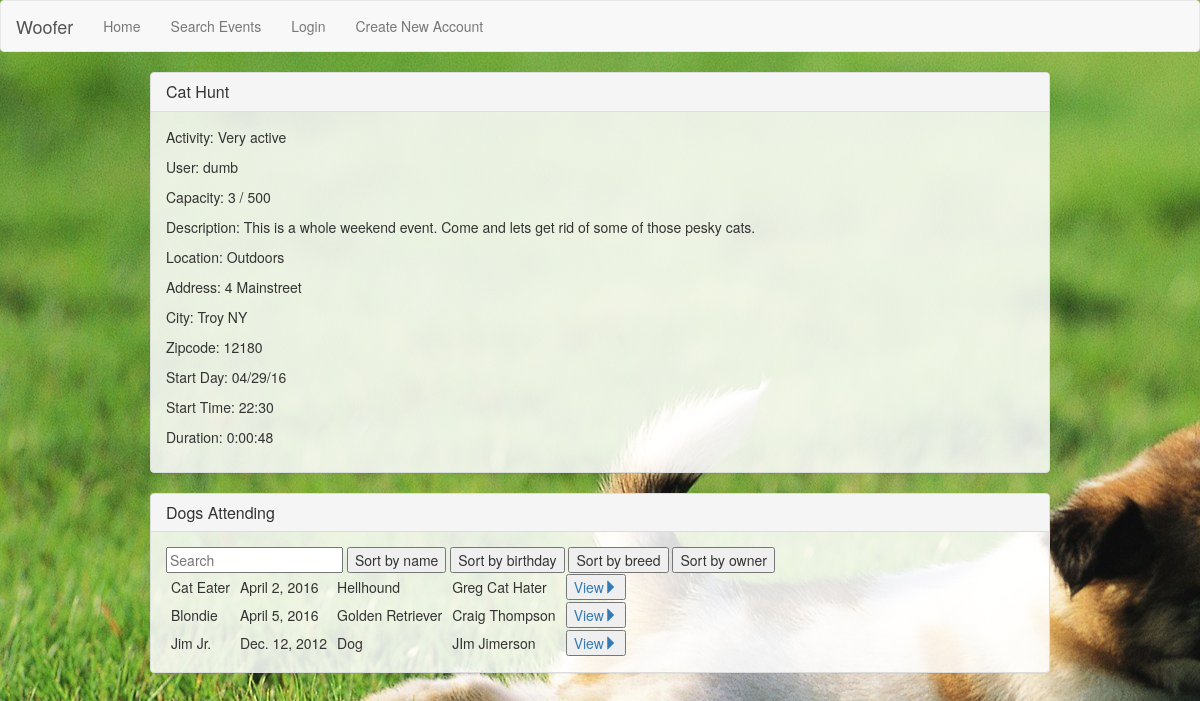
The page /event_view/19/ on the database its author committed.
### woofer/models.py (models this page shows, shortened)
class Event(models.Model):
    id = models.AutoField(primary_key=True)
    name = models.CharField(max_length=50)
    user = models.ForeignKey(User, on_delete=models.CASCADE)
    address = models.CharField(max_length=100)
    city = models.CharField(max_length=30)
    zipcode = models.IntegerField()
    start_day = models.DateField(auto_now=False, auto_now_add=False)
    start_time = models.TimeField(auto_now=False, auto_now_add=False)
    duration = models.DurationField()
    description = models.TextField()
    attendance_cap = models.IntegerField(default=0,
                                         validators=[validate_greater_than_or_equal_zero])
    INDOOR = 'I'
    OUTDOOR = 'O'
    LOCATION_CHOICES = (
        (INDOOR, 'Indoors'),
        (OUTDOOR, 'Outdoors')
        )
    location = models.CharField(max_length=1, choices=LOCATION_CHOICES)
    LOW = 'LO'
    MEDIUM = 'MD'
    HIGH = 'HI'
    ACTIVITY_CHOICES = (
        (LOW, 'Not active'),
        (MEDIUM, 'Somewhat active'),
        (HIGH, 'Very active')
        )
    activity = models.CharField(max_length=2, choices=ACTIVITY_CHOICES)
    def get_formatted_date(self):
        if self.start_day:
            return self.start_day.strftime("%m/%d/%y")
    def get_formatted_time(self):
        if self.start_time:
            return self.start_time.strftime("%H:%M")

class Dog(models.Model):
    id = models.AutoField(primary_key=True)
    name = models.CharField(max_length=100)
    owner = models.ForeignKey(User, on_delete=models.CASCADE)
    birthday = models.DateField(auto_now=False, auto_now_add=False, blank=True,
                                null=True, validators=[validate_date])
    weight = models.IntegerField(blank=True, null=True)
    breed = models.CharField(max_length=100, blank=True, null=True)
    potty_trained = models.BooleanField()
    bio = models.TextField(blank=True, null=True)
    LOW = 'LO'
    MEDIUM = 'MD'
    HIGH = 'HI'
    ACTIVITY_CHOICES = (
        (LOW, 'Not active'),
        (MEDIUM, 'Somewhat active'),
        (HIGH, 'Very active')
        )
    TEMPERAMENT_CHOICES = (
        (LOW, 'Prefers to be left alone'),
        (MEDIUM, 'Good with small groups'),
        (HIGH, 'Good with any size groups')
        )
    activity = models.CharField(max_length=2, choices=ACTIVITY_CHOICES)
    temperament_kids = models.CharField(max_length=2, choices=TEMPERAMENT_CHOICES)
    temperament_dogs = models.CharField(max_length=2, choices=TEMPERAMENT_CHOICES)
    temperament_strangers = models.CharField(max_length=2, choices=TEMPERAMENT_CHOICES)

### woofer/views/event_views.py (the view)
# urls.py: url(r'^event_view/(?P<eventid>[0-9]+)/$', event_views.view_event, name='view-event'),
def view_event(request, eventid):
    event = Event.objects.annotate(Count('eventattendance')).get(id=eventid)
    dog_ids = EventAttendance.objects.all().filter(event_id=event.id).values('dog')
    dogs = Dog.objects.all().filter(id__in=dog_ids)
    attend_form = None
    remove_form = None
    if request.user.is_authenticated():
        attend_form = EventAttendanceForm(request.user, event)
        remove_form = RemoveAttendanceForm(request.user, event)
    return render(request, 'woofer/events/event_details.html',
                  {
                      'event' : event,
                      'dogs' : dogs,
                      'attend_form' : attend_form,
                      'remove_form' : remove_form
                  })

### woofer/templates/woofer/events/event_details.html (shortened to what this page needs)
{% extends 'woofer/pageframe.html' %}
{% block content %}
<div class="panel panel-default">
  <div class="panel-heading">
    <h3 class="panel-title">{{ event.name }}</h3>
  </div>
    <div class="panel-body">
      <p>Activity: {{ event.get_activity_display }}</p>
      <p>User: {{ event.user }}</p>
      <p>Capacity: {{ event.eventattendance__count }} / {{ event.attendance_cap }}</p>
      <p>Description: {{ event.description }}</p>
      <p>Location: {{ event.get_location_display }}</p>
      <p>Address: {{ event.address }}</p>
      <p>City: {{ event.city }}</p>
      <p>Zipcode: {{  event.zipcode }}</p>
      <p>Start Day: {{ event.get_formatted_date }}</p>
      <p>Start Time: {{ event.get_formatted_time }}</p>
      <p>Duration: {{ event.duration }}</p>
  </div>
</div>
<div class="panel panel-default">
  <div class="panel-heading">
    <h3 class="panel-title">Dogs Attending</h3>
  </div>
  <div class="panel-body">
      <div id="dogs">
        <input class="search" placeholder="Search" />
        <button class="sort" data-sort="name">Sort by name</button>
        <button class="sort" data-sort="birthday">Sort by birthday</button>
        <button class="sort" data-sort="breed">Sort by breed</button>
        <button class="sort" data-sort="owner">Sort by owner</button>
      <table>
        <tbody class="list">
          {% for dog in dogs %}
            <tr>
              <td class="name">{{ dog.name }}</td>
              <td class="birthday">{{ dog.birthday }}</td>
              <td class="breed">{{ dog.breed }}</td>
              <td class="breed">{{ dog.owner.get_full_name }}</td>
              <td><a href="{% url 'view-dog' dog.id %}" ><button class="">View<span class="glyphicon glyphicon-triangle-right" aria-hidden="true"></span></button></a></td>
            </tr>
          {% endfor %}
        </tbody>
      </table>
    </div>
  </div>
</div>
{% endblock %}

### static/css/main.css (style rules this page uses)
body { background-image: url("../images/background.jpg"); background-color: #E1E1E1; background-attachment: fixed; }
.panel.panel-default { background-color:rgba(255, 255, 255, 0.85); }
td { padding: 1px 5px 1px 5px; }

### rows shown on the page
Event: name "Cat Hunt", activity "Very active", user "dumb", eventattendance__count "3", attendance_cap "500", description "This is a whole weekend event. Come and lets get rid of some of those pesky cats.", location "Outdoors", address "4 Mainstreet", city "Troy NY", zipcode "12180", get_formatted_date "04/29/16", get_formatted_time "22:30", duration "0:00:48"
Dog: name "Cat Eater", birthday "April 2, 2016", breed "Hellhound", owner.get_full_name "Greg Cat Hater"
Dog: name "Blondie", birthday "April 5, 2016", breed "Golden Retriever", owner.get_full_name "Craig Thompson"
Dog: name "Jim Jr.", birthday "Dec. 12, 2012", breed "Dog", owner.get_full_name "JIm Jimerson"
